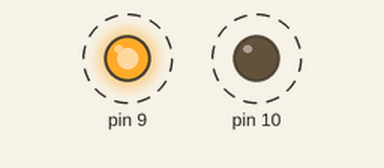
A sketch run on a simulated Arduino Uno, built with avr-gcc and run on an emulated ATmega328P. On the bench: output pins drawn as LEDs (lit = HIGH). Dashed ring = blinking.

Above: at 0.2 s.
Timing chart, 0 to 3.0 s (numbered marks = the images above):
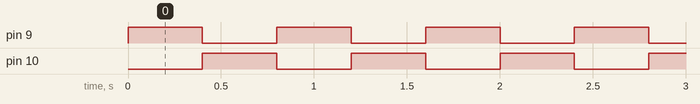

The sketch:

manejo_leds.ino
```cpp
/*
 * Nombre : Aaron Jazhiel Delgado Gonzalez
 * Fecha:03-11-2017
 * Descripción: Manejo de led con Arduino.
 */
void setup() {

pinMode(9 , OUTPUT);
pinMode(10 , OUTPUT);

}

void loop() {
   //Funcion que establece una senal de salida para el pin 5 volts
   //Recibiendo el numero de Pin y la constante HIGT
    digitalWrite(9 , 1);
    digitalWrite(10 , 0);
    delay(400);
    // Las funciones de digitalWrite se puede manipular el segundo argunmento con un 0 o con 1 dependiendo el estado en el que queremos colocar el pin.
    digitalWrite(9, LOW);
    digitalWrite(10, HIGH);
    delay(400);
}
```

Measured:
- by itself, pin 9, pin 10: alternates HIGH for 0.40 s and LOW for 0.40 s
